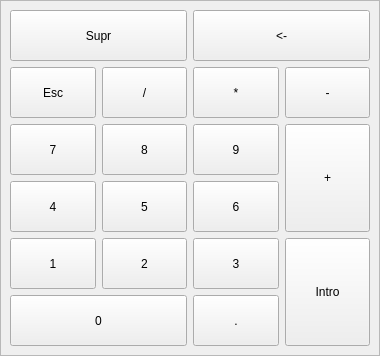
<?xml version="1.0" encoding="UTF-8"?>
<ui version="4.0">
 <class>Form</class>
 <widget class="QWidget" name="Form">
  <property name="geometry">
   <rect>
    <x>0</x>
    <y>0</y>
    <width>380</width>
    <height>356</height>
   </rect>
  </property>
  <property name="windowTitle">
   <string>Form</string>
  </property>
  <layout class="QHBoxLayout" name="horizontalLayout">
   <property name="spacing">
    <number>0</number>
   </property>
   <property name="margin">
    <number>0</number>
   </property>
   <item>
    <widget class="QFrame" name="frame">
     <property name="styleSheet">
      <string notr="true">font: 75 14pt 'Sans Serif';</string>
     </property>
     <property name="frameShape">
      <enum>QFrame::StyledPanel</enum>
     </property>
     <property name="frameShadow">
      <enum>QFrame::Raised</enum>
     </property>
     <layout class="QGridLayout" name="gridLayout" rowstretch="0,0,0,0,0,0" columnstretch="0,0,0,0,0,0" rowminimumheight="0,0,0,0,0,0" columnminimumwidth="0,0,0,0,0,0">
      <item row="2" column="5" rowspan="2">
       <widget class="QPushButton" name="Key_Plus">
        <property name="sizePolicy">
         <sizepolicy hsizetype="Minimum" vsizetype="Expanding">
          <horstretch>0</horstretch>
          <verstretch>0</verstretch>
         </sizepolicy>
        </property>
        <property name="text">
         <string>+</string>
        </property>
       </widget>
      </item>
      <item row="1" column="5">
       <widget class="QPushButton" name="Key_Minus">
        <property name="sizePolicy">
         <sizepolicy hsizetype="Minimum" vsizetype="Expanding">
          <horstretch>0</horstretch>
          <verstretch>0</verstretch>
         </sizepolicy>
        </property>
        <property name="text">
         <string>-</string>
        </property>
       </widget>
      </item>
      <item row="3" column="4">
       <widget class="QPushButton" name="Key_6">
        <property name="sizePolicy">
         <sizepolicy hsizetype="Minimum" vsizetype="Expanding">
          <horstretch>0</horstretch>
          <verstretch>0</verstretch>
         </sizepolicy>
        </property>
        <property name="text">
         <string>6</string>
        </property>
       </widget>
      </item>
      <item row="2" column="4">
       <widget class="QPushButton" name="Key_9">
        <property name="sizePolicy">
         <sizepolicy hsizetype="Minimum" vsizetype="Expanding">
          <horstretch>0</horstretch>
          <verstretch>0</verstretch>
         </sizepolicy>
        </property>
        <property name="text">
         <string>9</string>
        </property>
       </widget>
      </item>
      <item row="1" column="4">
       <widget class="QPushButton" name="Key_Asterisk">
        <property name="sizePolicy">
         <sizepolicy hsizetype="Minimum" vsizetype="Expanding">
          <horstretch>0</horstretch>
          <verstretch>0</verstretch>
         </sizepolicy>
        </property>
        <property name="text">
         <string>*</string>
        </property>
       </widget>
      </item>
      <item row="4" column="2">
       <widget class="QPushButton" name="Key_2">
        <property name="sizePolicy">
         <sizepolicy hsizetype="Minimum" vsizetype="Expanding">
          <horstretch>0</horstretch>
          <verstretch>0</verstretch>
         </sizepolicy>
        </property>
        <property name="text">
         <string>2</string>
        </property>
       </widget>
      </item>
      <item row="3" column="2">
       <widget class="QPushButton" name="Key_5">
        <property name="sizePolicy">
         <sizepolicy hsizetype="Minimum" vsizetype="Expanding">
          <horstretch>0</horstretch>
          <verstretch>0</verstretch>
         </sizepolicy>
        </property>
        <property name="text">
         <string>5</string>
        </property>
       </widget>
      </item>
      <item row="2" column="2">
       <widget class="QPushButton" name="Key_8">
        <property name="sizePolicy">
         <sizepolicy hsizetype="Minimum" vsizetype="Expanding">
          <horstretch>0</horstretch>
          <verstretch>0</verstretch>
         </sizepolicy>
        </property>
        <property name="text">
         <string>8</string>
        </property>
       </widget>
      </item>
      <item row="1" column="2">
       <widget class="QPushButton" name="Key_division">
        <property name="sizePolicy">
         <sizepolicy hsizetype="Minimum" vsizetype="Expanding">
          <horstretch>0</horstretch>
          <verstretch>0</verstretch>
         </sizepolicy>
        </property>
        <property name="text">
         <string>/</string>
        </property>
       </widget>
      </item>
      <item row="4" column="1">
       <widget class="QPushButton" name="Key_1">
        <property name="sizePolicy">
         <sizepolicy hsizetype="Minimum" vsizetype="Expanding">
          <horstretch>0</horstretch>
          <verstretch>0</verstretch>
         </sizepolicy>
        </property>
        <property name="text">
         <string>1</string>
        </property>
       </widget>
      </item>
      <item row="3" column="1">
       <widget class="QPushButton" name="Key_4">
        <property name="sizePolicy">
         <sizepolicy hsizetype="Minimum" vsizetype="Expanding">
          <horstretch>0</horstretch>
          <verstretch>0</verstretch>
         </sizepolicy>
        </property>
        <property name="text">
         <string>4</string>
        </property>
       </widget>
      </item>
      <item row="2" column="1">
       <widget class="QPushButton" name="Key_7">
        <property name="sizePolicy">
         <sizepolicy hsizetype="Minimum" vsizetype="Expanding">
          <horstretch>0</horstretch>
          <verstretch>0</verstretch>
         </sizepolicy>
        </property>
        <property name="text">
         <string>7</string>
        </property>
       </widget>
      </item>
      <item row="1" column="1">
       <widget class="QPushButton" name="pushEscape">
        <property name="sizePolicy">
         <sizepolicy hsizetype="Minimum" vsizetype="Expanding">
          <horstretch>0</horstretch>
          <verstretch>0</verstretch>
         </sizepolicy>
        </property>
        <property name="text">
         <string>Esc</string>
        </property>
       </widget>
      </item>
      <item row="5" column="1" colspan="2">
       <widget class="QPushButton" name="Key_0">
        <property name="sizePolicy">
         <sizepolicy hsizetype="Minimum" vsizetype="Expanding">
          <horstretch>0</horstretch>
          <verstretch>0</verstretch>
         </sizepolicy>
        </property>
        <property name="text">
         <string>0</string>
        </property>
       </widget>
      </item>
      <item row="5" column="4">
       <widget class="QPushButton" name="Key_Period">
        <property name="sizePolicy">
         <sizepolicy hsizetype="Minimum" vsizetype="Expanding">
          <horstretch>0</horstretch>
          <verstretch>0</verstretch>
         </sizepolicy>
        </property>
        <property name="text">
         <string>.</string>
        </property>
       </widget>
      </item>
      <item row="4" column="5" rowspan="2">
       <widget class="QPushButton" name="Key_Return">
        <property name="sizePolicy">
         <sizepolicy hsizetype="Minimum" vsizetype="Expanding">
          <horstretch>0</horstretch>
          <verstretch>0</verstretch>
         </sizepolicy>
        </property>
        <property name="text">
         <string>Intro</string>
        </property>
       </widget>
      </item>
      <item row="4" column="4">
       <widget class="QPushButton" name="Key_3">
        <property name="sizePolicy">
         <sizepolicy hsizetype="Minimum" vsizetype="Expanding">
          <horstretch>0</horstretch>
          <verstretch>0</verstretch>
         </sizepolicy>
        </property>
        <property name="text">
         <string>3</string>
        </property>
       </widget>
      </item>
      <item row="0" column="1" colspan="2">
       <widget class="QPushButton" name="Key_Delete">
        <property name="sizePolicy">
         <sizepolicy hsizetype="Expanding" vsizetype="Expanding">
          <horstretch>0</horstretch>
          <verstretch>0</verstretch>
         </sizepolicy>
        </property>
        <property name="text">
         <string>Supr</string>
        </property>
       </widget>
      </item>
      <item row="0" column="4" colspan="2">
       <widget class="QPushButton" name="Key_Backspace">
        <property name="sizePolicy">
         <sizepolicy hsizetype="Expanding" vsizetype="Expanding">
          <horstretch>0</horstretch>
          <verstretch>0</verstretch>
         </sizepolicy>
        </property>
        <property name="text">
         <string>&lt;-</string>
        </property>
       </widget>
      </item>
     </layout>
    </widget>
   </item>
  </layout>
 </widget>
 <resources/>
 <connections/>
</ui>
